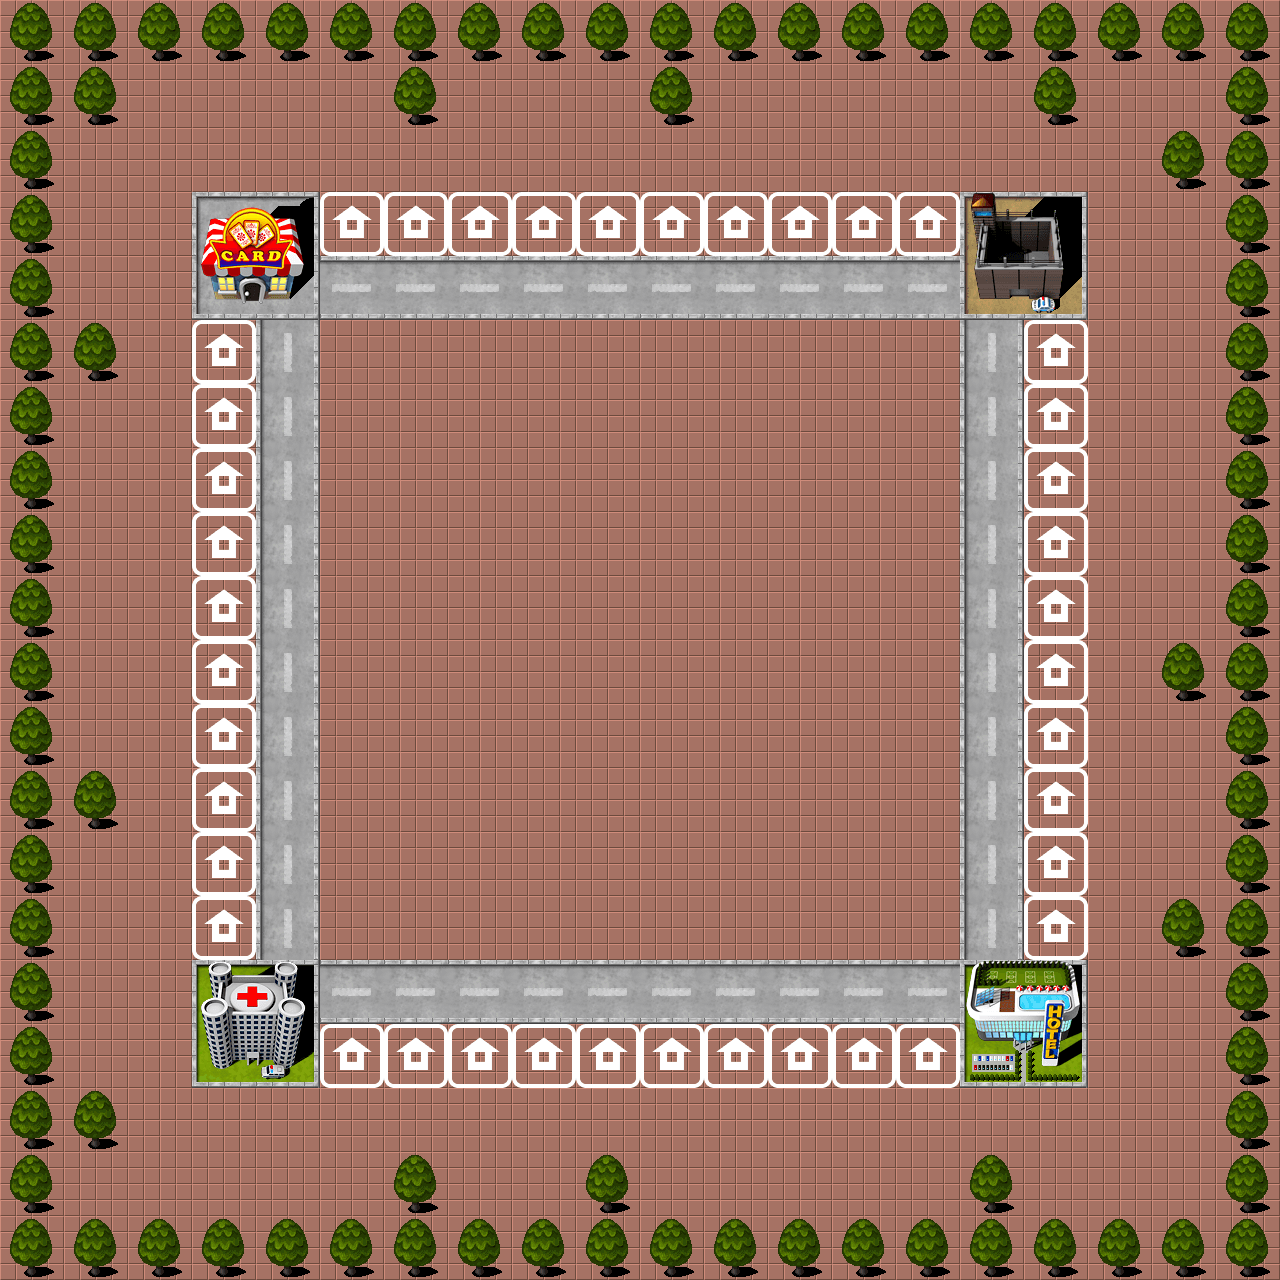

This game map was drawn from its Tiled (.tmx) file and the tilesets committed beside it. A one-line description and the trimmed map source follow:
An orthogonal 20x20 tile map with 64x64 px tiles, 4 tile layers (back, back1, road, look).

<map version="1.0" orientation="orthogonal" renderorder="right-down" width="20" height="20" tilewidth="64" tileheight="64">
 <tileset firstgid="1" name="beijing" tilewidth="64" tileheight="64">
  <image source="beijing.png" width="1024" height="1024" />
 </tileset>
 <layer name="back" width="20" height="20">
  <data>[400 cells, 400 non-empty, 1 distinct tile ids]</data>
 </layer>
 <layer name="back1" width="20" height="20">
  <data>[400 cells, 89 non-empty, 1 distinct tile ids]</data>
 </layer>
 <layer name="road" width="20" height="20">
  <data>[400 cells, 40 non-empty, 2 distinct tile ids]</data>
 </layer>
 <layer name="look" width="20" height="20">
  <data>[400 cells, 56 non-empty, 17 distinct tile ids]</data>
 </layer>
</map>